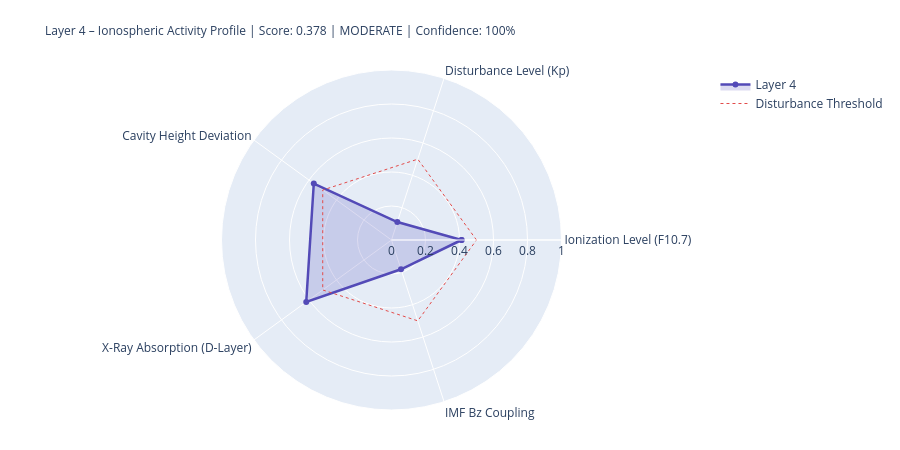

Notebook code cell kept with this figure:
### Markdown cell above
---
## 4. State Assessment & Handoff to Layer 5

### Code cell
# ============================================================
# LAYER-4-SCORE
# ============================================================

COMPONENTS = {
    'Ionization Level (F10.7)':    {'score': ioniz,       'source': 'primary' if f107_now else 'from_layer0', 'dynamic': True},
    'Disturbance Level (Kp)':          {'score': disturb,     'source': 'primary' if kp_now   else 'from_layer0', 'dynamic': True},
    'Cavity Height Deviation':    {'score': h_dev,       'source': 'derived',                                'dynamic': True},
    'X-Ray Absorption (D-Layer)':{'score': xray_ioniz,  'source': 'primary' if xray_now else 'missing',     'dynamic': True},
    'IMF Bz Coupling':             {'score': bz_coupling, 'source': 'primary' if bz_now   else 'from_layer0', 'dynamic': True},
}

available    = {k: v['score'] for k, v in COMPONENTS.items() if v['score'] is not None}
unavailable  = [k for k, v in COMPONENTS.items() if v['score'] is None]
layer4_score = round(sum(available.values()) / len(available), 4) if available else None
confidence   = round(len(available) / len(COMPONENTS), 2)
level = ('unknown' if layer4_score is None
         else 'quiet'   if layer4_score < 0.3
         else 'moderate' if layer4_score < 0.6
         else 'active')
dominant_l4 = max(available, key=available.get) if available else 'none'

# Resonance delta for Schumann SR-1
sr1_ref = schumann_freq(1, 80.0)
sr1_now = schumann_freq(1, h_eff)
sr1_delta_mhz = (sr1_now - sr1_ref) * 1000

# Propagation conditions
prop_cond = ('disturbed'   if kp_val > 4
             else 'unsettled' if kp_val > 2
             else 'normal')
if xray_class in ['X', 'M']:
    prop_cond = 'Radio-Blackout moeglich'

W = 68
print('=' * W)
print('LAYER 4 – IONOSPHERE – STATE ASSESSMENT')
print('=' * W)
for name, comp in COMPONENTS.items():
    s = comp['score']
    if s is not None:
        bar = '█' * int(s * 20) + '░' * (20 - int(s * 20))
        print(f'  {name:<36} {bar}  {s:.3f}  [{comp["source"]}]')
    else:
        print(f'  {name:<36} {"─" * 20}  n/a   [missing]')
print('-' * W)
print(f'  Score:          {layer4_score:.3f}  ({len(available)}/{len(COMPONENTS)} components)')
print(f'  Confidence:     {confidence:.0%}')
print(f'  Level:          {level.upper()}')
print(f'  Dominant:       {dominant_l4}')
print(f'  Cavity height:  {h_eff:.1f} km  (Ref: 80.0 km)')
print(f'  SR-1:           {sr1_now:.3f} Hz  (Δ {sr1_delta_mhz:+.1f} mHz vs. ref)')
print(f'  Propagation:    {prop_cond}')
print(f'  X-Ray:          {xray_class}-class  ({xray_now:.2e} W/m²)' if xray_now else '  X-Ray:          n/a')
print('=' * W)

# Radar
cats   = list(available.keys())
vals_r = list(available.values())
if len(cats) >= 3:
    fig = go.Figure()
    fig.add_trace(go.Scatterpolar(
        r=vals_r + [vals_r[0]], theta=cats + [cats[0]],
        fill='toself', fillcolor='rgba(83,74,183,0.20)',
        line=dict(color='#534AB7', width=2.5), name='Layer 4'
    ))
    fig.add_trace(go.Scatterpolar(
        r=[0.5] * (len(cats)+1), theta=cats + [cats[0]],
        line=dict(color='#E24B4A', dash='dot', width=1),
        mode='lines', name='Disturbance Threshold'
    ))
    fig.update_layout(
        title=dict(
            text=f'Layer 4 – Ionospheric Activity Profile | Score: {layer4_score:.3f} | {level.upper()} | Confidence: {confidence:.0%}',
            font=dict(size=12)
        ),
        polar=dict(radialaxis=dict(visible=True, range=[0, 1])),
        height=450, showlegend=True,
        margin=dict(l=80, r=80, t=70, b=40)
    )
    fig.show()

### Figure 1 — Plotly figure (JSON) as saved in the notebook; plotly's stock layout.template omitted (floating-point values rounded to 4 significant figures)
{"data": [{"fill": "toself", "fillcolor": "rgba(83,74,183,0.20)", "line": {"color": "#534AB7", "width": 2.5}, "name": "Layer 4", "r": [0.412, 0.111, 0.565, 0.62, 0.181, 0.412], "theta": ["Ionization Level (F10.7)", "Disturbance Level (Kp)", "Cavity Height Deviation", "X-Ray Absorption (D-Layer)", "IMF Bz Coupling", "Ionization Level (F10.7)"], "type": "scatterpolar"}, {"line": {"color": "#E24B4A", "dash": "dot", "width": 1}, "mode": "lines", "name": "Disturbance Threshold", "r": [0.5, 0.5, 0.5, 0.5, 0.5, 0.5], "theta": ["Ionization Level (F10.7)", "Disturbance Level (Kp)", "Cavity Height Deviation", "X-Ray Absorption (D-Layer)", "IMF Bz Coupling", "Ionization Level (F10.7)"], "type": "scatterpolar"}], "layout": {"height": 450, "margin": {"b": 40, "l": 80, "r": 80, "t": 70}, "polar": {"radialaxis": {"range": [0, 1], "visible": true}}, "showlegend": true, "title": {"font": {"size": 12}, "text": "Layer 4 – Ionospheric Activity Profile | Score: 0.378 | MODERATE | Confidence: 100%"}}}
